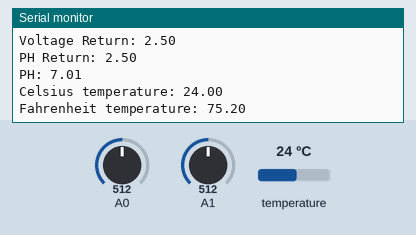
Simulated run of this sketch. Board: Arduino Uno, built with avr-gcc and run on an emulated ATmega328P. Parts: the last lines printed to the serial monitor. The test bench sets the inputs (shaded band); at power-on: temperature 24 °C, A0 = 512, A1 = 512.

Above: at 5.5 s.
5.6 s: temperature set to 12 °C
At 8.3 s:
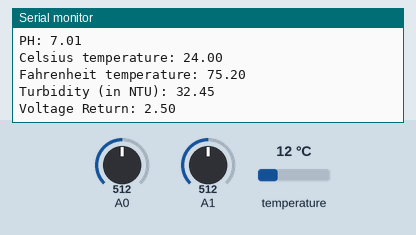
11.0 s: A0 set to 716
At 16.2 s:
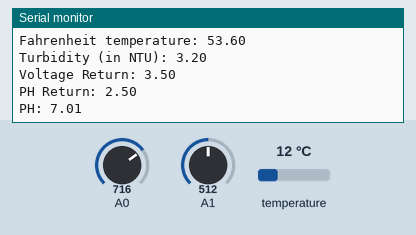
16.4 s: A1 set to 716
At 19.5 s:
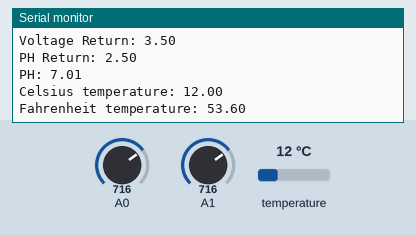
21.8 s: temperature set to 19 °C
At 23.1 s:
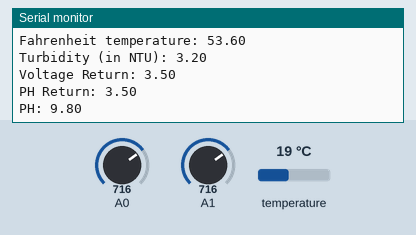
27.2 s: A0 set to 900
At 27.5 s:
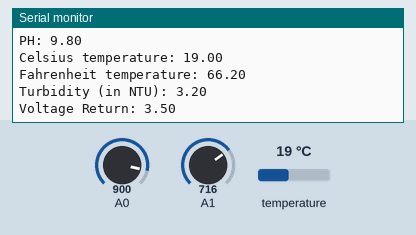
32.6 s: A1 set to 900
At 34.4 s:
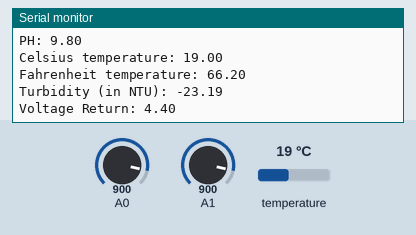
Timing chart, 0 to 35.9 s (numbered marks = the images above; inputs shaded):
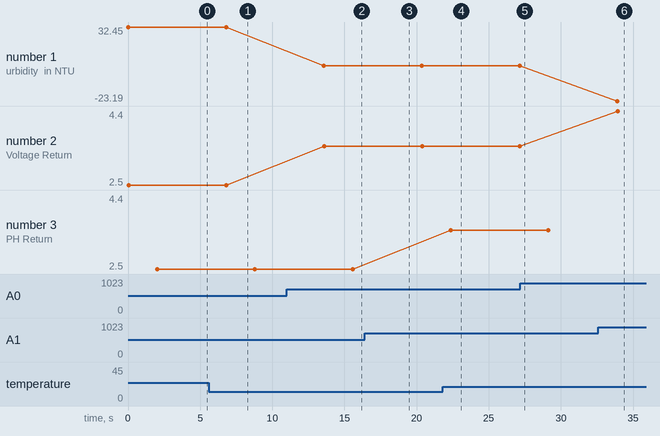

Measured:
- after the input at 11.0 s, the serial monitor: prints a new line after 2.6 s (image 2)
- plotted number 1: 32.45 → 3.2 after the input at 11.0 s
- plotted number 2: 2.5 → 3.5 after the input at 11.0 s

The sketch:

turbiditytmperature.ino
```cpp
#include <OneWire.h>
#include <DallasTemperature.h>

// Data wire is conntec to the Arduino digital pin 4
#define ONE_WIRE_BUS 4

// Setup a oneWire instance to communicate with any OneWire devices
OneWire oneWire(ONE_WIRE_BUS);

// Pass our oneWire reference to Dallas Temperature sensor
DallasTemperature tmpsensor(&oneWire);

void setup(void)
{
  // Start serial communication for debugging purposes
  Serial.begin(9600);
  // Start up the library
  tmpsensor.begin();
}

float quality(float volt){
  volt = 5.0 - volt;
  volt = ((1995*(volt-4.8))/68)+100;
  return volt;
}


void loop(void){
  int trsensor = analogRead(A0);
  int phsensor = analogRead(A1);
  // Convert the analog reading (which goes from 0 - 1023) to a voltage (0 - 5V):
  float voltage = trsensor * (5.0 / 1023.0);
  // print out the value you read:
   Serial.print("Turbidity (in NTU): ");
  Serial.println(quality(voltage));
  Serial.print("Voltage Return: ");
  Serial.println(voltage);
  delay(2000);

  float ph = phsensor * (5.0 / 1023.0);
  Serial.print("PH Return: ");
  Serial.println(ph);
  ph = ph*2.8;
  Serial.print("PH: ");
  Serial.println(ph);
  delay(2000);
  // Call tmpsensor.requestTemperatures() to issue a global temperature and Requests to all devices on the bus
  tmpsensor.requestTemperatures();

  Serial.print("Celsius temperature: ");
  // Why "byIndex"? You can have more than one IC on the same bus. 0 refers to the first IC on the wire
  Serial.println(tmpsensor.getTempCByIndex(0));
  Serial.print("Fahrenheit temperature: ");
  Serial.println(tmpsensor.getTempFByIndex(0));
  delay(2000);
}
```
